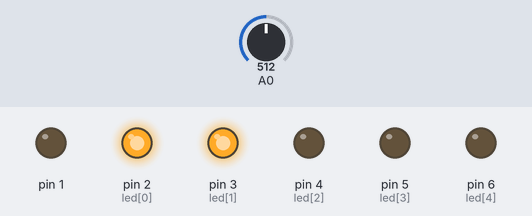
Bench run of a sketch on a simulated Arduino Uno, built with avr-gcc and run on an emulated ATmega328P. Parts: output pins drawn as LEDs (lit = HIGH). The test bench sets the inputs (shaded band); at power-on: A0 = 512.

Above: at 1.2 s.
1.3 s: A0 set to 596
2.8 s: A0 set to 625
At 3.8 s:
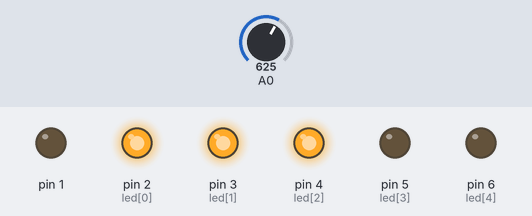
4.3 s: A0 set to 806
5.8 s: A0 set to 837
At 6.1 s:
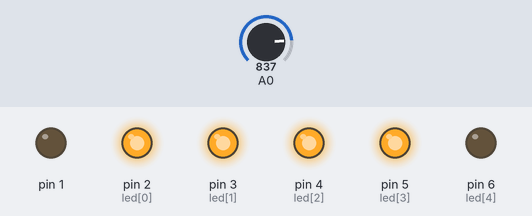
7.3 s: A0 set to 1008
8.8 s: A0 set to 1023
At 9.6 s:
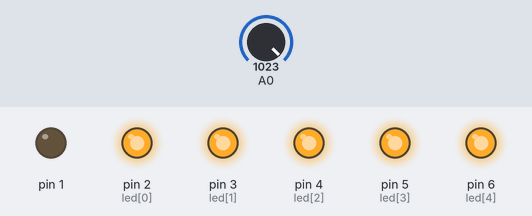
Timing chart, 0 to 11.3 s (numbered marks = the images above; inputs shaded):
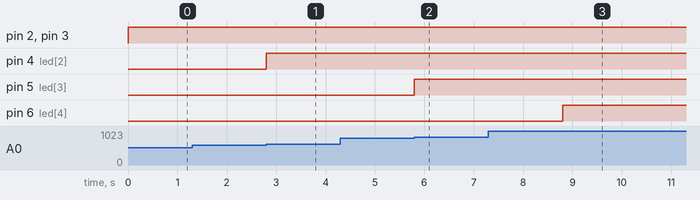

Measured:
- the behaviour switches between 613 and 614 on A0 (found by bisection; images 0 and 1)
- the behaviour switches between 818 and 819 on A0 (found by bisection; images 1 and 2)
- the behaviour switches between 1022 and 1023 on A0 (found by bisection; images 2 and 3)
- after the input at 1.3 s, every drawn part: stays the same
- after the input at 2.8 s, pin 4 (led[2]): LOW → HIGH at once
- after the input at 4.3 s, every drawn part: stays the same
- after the input at 5.8 s, pin 5 (led[3]): LOW → HIGH at once
- after the input at 7.3 s, every drawn part: stays the same
- after the input at 8.8 s, pin 6 (led[4]): LOW → HIGH at once

The sketch:

9_led.ino
```cpp
byte led[] = {2, 3, 4, 5, 6};
byte jumlah_led = 5;
void setup() {
  for (int i = 0; i <= jumlah_led; i++) {
    pinMode(led[i], OUTPUT);
    }
}
void loop() {
  int nilai_pot = analogRead(A0);
  byte no_led = map(nilai_pot, 0, 1023, 0, jumlah_led);
  for (int i = 0; i <= jumlah_led; i++) {
    if (i < no_led)
    digitalWrite(led[i], HIGH);
    else
    digitalWrite(led[i], LOW);
    }
}
```
